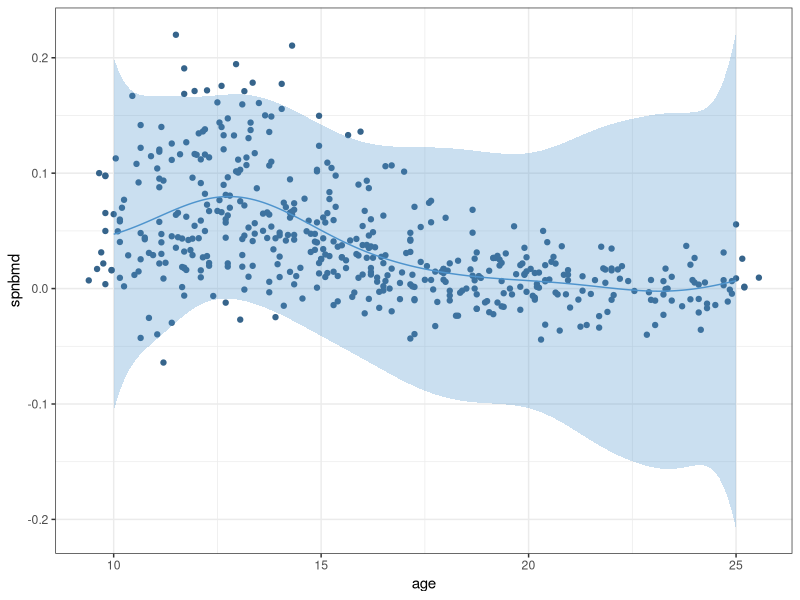

R code for this plot:
## ---- chunk 1
knitr::opts_chunk$set(echo = TRUE, warning = FALSE, messsage = FALSE)
library(ggplot2)
theme_set(theme_bw())
set.seed(1232)
## ---- chunk 2
data <- read.csv("spnbmd.csv", sep = "\t")
head(data)
## ---- chunk 3
marginal_likelihood <- function(par, x, y){
  n <- length(x)
  lambda <- par[1]
  psi <- par[2]
  
  K <- kernelMatrix(rbfdot(psi), x)
  Klam <- K + lambda * diag(n)
  alpha <- solve(Klam) %*% y
  out <- -0.5*(log( det(Klam) ) + t(y) %*% alpha)
  if(is.finite(out)){
    return(out)
  } else {
    return(-100000 + sum(log(par)))
  }
}
## ---- chunk 4
library(Matrix)
library(kernlab)

y <- as.vector(data$spnbmd)
x <- as.vector(data$age)


negml <- function(par, x, y)-marginal_likelihood(par, x, y)
## ---- chunk 5
set.seed(123)
## ---- chunk 6
guess <- c(0.01, 0.5)
opt <- optim(guess, negml, x = x, y = y)
lambda <- opt$par[1]
psi <- opt$par[2]

## ---- chunk 7
f_n <- function(x_new, x, y, lambda, psi){
  n <- length(x)
  
  K <- kernelMatrix(rbfdot(psi), x)
  
  kn <- kernelMatrix(rbfdot(psi), x, x_new)
  f <- t(kn) %*% solve(K + lambda* diag(n)) %*% y
  return(f)
}

k_n <- function(x0, x1, x, y,lambda,psi){
  n <- length(x)
  K <- kernelMatrix(rbfdot(psi), x)
  k <- kernelMatrix(rbfdot(psi), x0,x1)
  
  k_x0 <- kernelMatrix(rbfdot(psi), x ,x0)
  k_x1 <- kernelMatrix(rbfdot(psi), x ,x1)
  
  out <- k - t(k_x0) %*% solve(K + lambda * diag(n)) %*% k_x1
  return(out)
}

## ---- chunk 8
credible_int <- function(x_new, x, y, lambda, psi, alpha = 0.05){
  mean <- f_n(x_new,x, y, lambda, psi)
  
  k_n_xx <- diag(k_n(x_new, x_new, x, y, lambda, psi))
 
  ci_lower <- mean - qnorm(alpha/2,lower.tail = FALSE) * sqrt(k_n_xx)
  ci_upper <- mean + qnorm(alpha/2,lower.tail = FALSE) * sqrt(k_n_xx)
  
  return(cbind(ci_lower, ci_upper))
}

## ---- chunk 9
library(dplyr)
library(ggplot2)

x_seq <- seq(10, 25, 0.1)

mean_f <- as.vector(f_n(x_seq,x, y, lambda, psi ))

ci <- credible_int(x_seq, x, y, lambda, psi)

plot_dat <- tibble(x = x_seq, mean = mean_f, lower = ci[,1], upper = ci[,2])

data <- as_tibble(data)

ggplot(data = data, aes(x = age, y = spnbmd)) +
  geom_point(colour = "steelblue4") +
  geom_line(data = plot_dat, mapping = aes(x = x, y = mean), colour = "steelblue3") +
  geom_ribbon(data = plot_dat, inherit.aes = FALSE, mapping =  aes(x = x, ymin = lower, ymax = upper), alpha = 0.3, fill = "steelblue3") 
